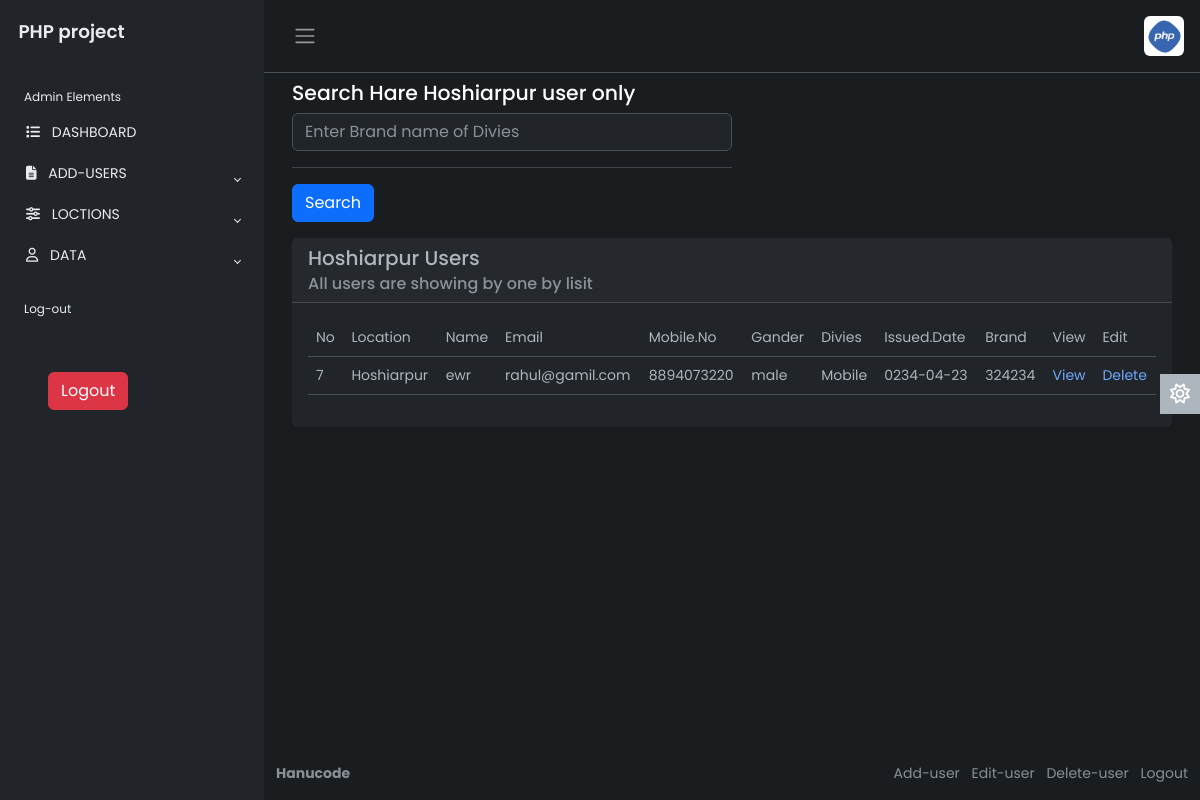
The app's page /h.php (signed in) with its own data.
### tables this page shows
CREATE TABLE `users` (
  `id` int(11) NOT NULL,
  `name` varchar(30) NOT NULL,
  `email` varchar(300) NOT NULL,
  `mobile.no` varchar(12) NOT NULL,
  `issued-date` date NOT NULL,
  `gender` varchar(20) NOT NULL,
  `loction` varchar(100) NOT NULL,
  `emplye-id` varchar(100) NOT NULL,
  `status` varchar(30) NOT NULL,
  `asset_id` varchar(30) NOT NULL,
  `departement` varchar(90) NOT NULL,
  `divies` varchar(80) NOT NULL,
  `brand` varchar(80) NOT NULL,
  `processor` varchar(80) NOT NULL,
  `pod` date NOT NULL,
  `ram` varchar(80) NOT NULL,
  `price` varchar(100) NOT NULL
);

### h.php (the view, shortened to what this page needs)
<?php include 'dash.php';?>
            <main class="content px-3 py-2">
                <div class="container-fluid">
                    <div class="mb-3">
                        <h4> Search Hare Hoshiarpur user only</h4>
                        <form action="" method="Get">
                        <div class="col-md-6">
                <input type="text"  name="search" value="<?php if(isset($_GET['search'])){echo $_GET['search'];}?>" placeholder="Enter Brand name of Divies" class="form-control" required>
                <hr>
                <button type="submit" name="submit" class="btn btn-primary"><i class="bi bi-floppy"></i> Search</button>
            </div>
            </form>
                    </div>
                    <div class="card border-0">
                        <div class="card-header">
                            <h5 class="card-title">
                            Hoshiarpur Users
                            </h5>
                            <h6 class="card-subtitle text-muted">
                                All users are showing by one by lisit
                            </h6>
                        </div>
                        <div class="card-body">
                            <table class="table">
                            <thead>
                                    <tr>
                                        <td scope="col">No</td>
                                        <td scope="col">Location</td>
                                        <td scope="col">Name</td>
                                        <td scope="col">Email</td>
                                        <td scope="col">Mobile.No</td>
                                        <td scope="col">Gander</td>
                                        <td scope="col">Divies</td>
                                        <td scope="col">Issued.Date</td>
                                        <td scope="col">Brand</td>
                                        <td scope="col">View</td>
                                        <td scope="col">Edit</td>
                                    </tr>
                                </thead>
                                <?php
require 'config.php';
$query = "SELECT * FROM users WHERE loction = 'Hoshiarpur'";
$query_run = mysqli_query($conn, $query);
if (mysqli_num_rows($query_run) > 0) {
    while ($row = mysqli_fetch_assoc($query_run)) {
        ?>
        <tr>
            <td><?php echo $row['id']; ?></td>
            <td><?php echo $row['loction']; ?></td>
            <td><?php echo $row['name']; ?></td>
            <td><?php echo $row['email']; ?></td>
            <td><?php echo $row['mobile.no']; ?></td>
            <td><?php echo $row['gender']; ?></td>
            <td><?php echo $row['divies']; ?></td>
            <td><?php echo $row['issued-date']; ?></td>
            <td><?php echo $row['brand']; ?></td>
            <td><a href="view.php?id=<?php echo $row['id']; ?>">View</a></td>
            <td><a href="del.php?id=<?php echo $row['id']; ?>">Delete</a></td>
        </tr>
        <?php
    }
} else {
    ?>
    <tr>
        <td colspan="4">No Record Found</td>
    </tr>
    <?php
}
                                    ?>
                            </table>
                        </div>
                    </div>
                </div>
            </main>
            <a href="#" class="theme-toggle">
                <i class="fa-regular fa-sun"></i>
            </a>
            <footer class="footer">
                <div class="container-fluid">
                    <div class="row text-muted">
                        <div class="col-6 text-start">
                            <p class="mb-0">
                                <a href="#" class="text-muted">
                                    <strong>Hanucode</strong>
                                </a>
                            </p>
                        </div>
                        <div class="col-6 text-end">
                            <ul class="list-inline">
                                <li class="list-inline-item">
                                    <a href="#" class="text-muted">Add-user</a>
                                </li>
                                <li class="list-inline-item">
                                    <a href="#" class="text-muted">Edit-user</a>
                                </li>
                                <li class="list-inline-item">
                                    <a href="#" class="text-muted">Delete-user</a>
                                </li>
                                <li class="list-inline-item">
                                    <a href="#" class="text-muted">Logout</a>
                                </li>
                            </ul>
                        </div>
                    </div>
                </div>
            </footer>
</body>
</html>
</body>
</html>

### css.1/style.css (style rules this page uses)
body { font-family: 'Poppins', sans-serif; font-size: 0.875rem; opacity: 1; overflow-y: scroll; margin: 0; }
a { cursor: pointer; text-decoration: none; font-family: 'Poppins', sans-serif; }
li { list-style: none; }
h4 { font-family: 'Poppins', sans-serif; font-size: 1.275rem; color: var(--bs-emphasis-color); }
.content { flex: 1; max-width: 100vw; width: 100vw; }
@media (min-width:768px) { .content { max-width: auto; width: auto; } }
.card { box-shadow: 0 0 .875rem 0 rgba(34, 46, 60, .05); margin-bottom: 24px; }
.theme-toggle { position: fixed; top: 50%; transform: translateY(-65%); text-align: center; z-index: 10; right: 0; left: auto; border: none; background-color: var(--bs-body-color); }
html[data-bs-theme="dark"] .theme-toggle .fa-sun, html[data-bs-theme="light"] .theme-toggle .fa-moon { cursor: pointer; padding: 10px; display: block; font-size: 1.25rem; color: #FFF; }

### records on screen
users: id "7", loction "Hoshiarpur", name "ewr", email "rahul@gamil.com", no "8894073220", gender "male", divies "Mobile", value "0234-04-23", brand "324234"
